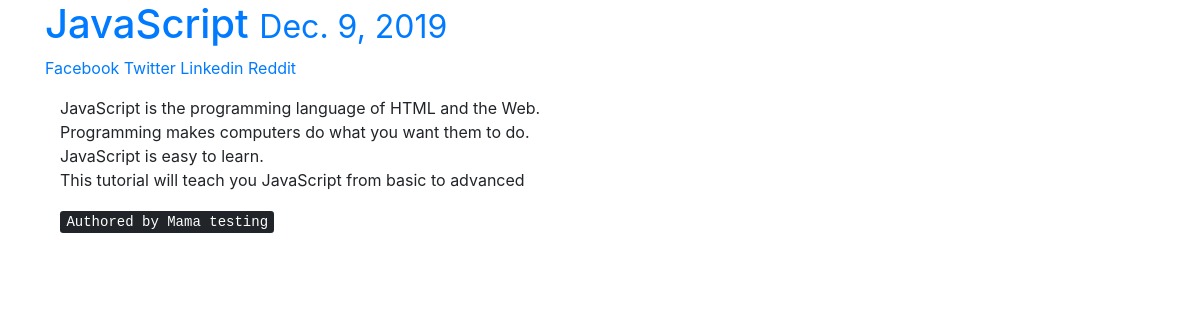
The app's page /11/ with its own data.
### posts/models.py (models this page shows, shortened)
class Post(models.Model):
    user=models.ForeignKey(settings.AUTH_USER_MODEL,default=1,on_delete=models.CASCADE)
    title=models.CharField(max_length=150)
    slug = models.SlugField(unique=True)
    image= models.ImageField(null=True,blank=True,upload_to=upload_location,width_field='width_field',
                             height_field='height_field')
    height_field=models.IntegerField(default=0)
    width_field=models.IntegerField(default=0)
    content=models.TextField()
    draft=models.BooleanField(default=False)
    publish=models.DateField(auto_now=False,auto_now_add=False)
    updated=models.DateTimeField(auto_now=True,auto_now_add=False)
    timestamp= models.DateTimeField(auto_now=False,auto_now_add=True)
    objects=PostManager()# initializing the postmanager
    class Meta:
        ordering=['-timestamp','-updated']

### posts/views.py (the view)
# urls.py: path('<int:id>/',posts_detail,name='post-detail'),
def posts_detail(request,id=None):
	instance=get_object_or_404(Post,id=id)
	if instance.publish > timezone.now().date() or instance.draft:
		if not request.user.is_staff or not request.user.is_superuser:
			raise Http404
	share_string=quote_plus(instance.content)
	context={'instance':instance,
			 'share_string':share_string}
	return render(request,'posts/post_detail.html',context)

### posts/templatetags/urlify.py (called while the page is built)
@register.filter
def urlify(value):
    return quote_plus(value)

### templates/posts/post_detail.html (shortened to what this page needs)
{% extends 'base.html' %}
{%  load urlify %}
{% block content%}
 	<h1 class="text-primary">{{ instance.title}}  <small>{{ instance.publish}}</small></h1>
<a href="https://www.facebook.com/sharer/sharer.php?u={{ request.build_absolute_uri }}">
Facebook
</a>
<a href="https://twitter.com/home?status={{ object.content|truncatechars:80|urlify }}%20{{ request.build_absolute_uri }}">
Twitter
</a>
<a href='https://plus.google.com/share?url={{ request.build_absolute_uri }}'>
<a href="https://www.linkedin.com/shareArticle?mini=true&url={{ request.build_absolute_uri }}&title={{ object.title }}&summary={{ share_string }}&source={{ request.build_absolute_uri }}">
Linkedin
</a>
<a href="http://www.reddit.com/submit?url={{ request.build_absolute_uri }}&title={{ share_string }}.">Reddit</a>
<div class="col-sm-6 col-sm-offset">
<p>{{instance.content | linebreaks}}</p>
{% if instance.user.get_full_name %}
<p><kbd>Authored by {{ instance.user.get_full_name|capfirst }}</kbd></p>
{% endif %}
</div>
{% endblock content %}

### static/css/base.css (style rules this page uses)
h1 { color: #777777; }

### records on screen
Post: title "JavaScript", publish "Dec. 9, 2019", content "JavaScript is the programming language of HTML and the Web. Programming makes computers do what you want them to do. JavaScript is easy to learn. This tutorial will teach you JavaScript from basic to advanced", user.get_full_name "Mama testing"
